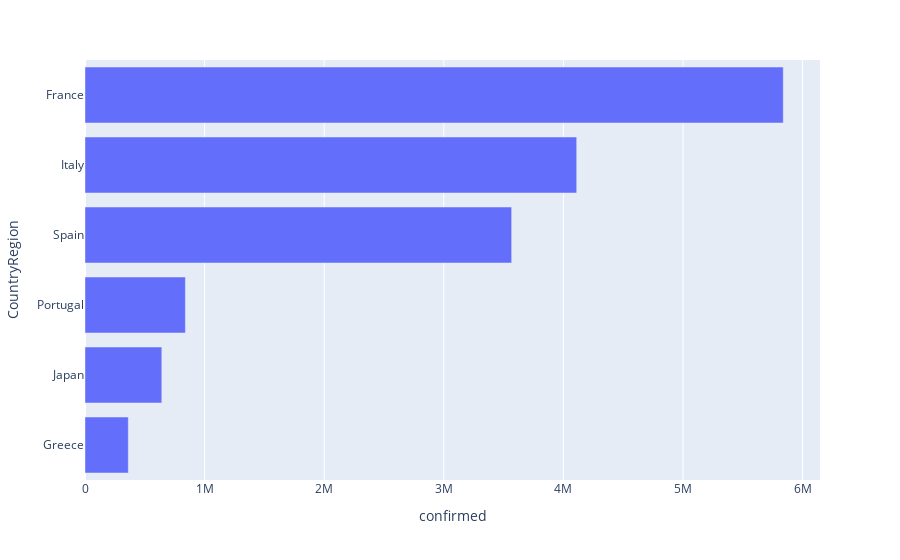

The code cell stored with this chart in its notebook:
### Markdown cell above
### Bar plot `plotly.express`

### Code cell
# fig = px.bar(data_frame=df_bar_agg, x="Confirmed", y="CountryRegion")
fig = px.bar(data_frame=df_bar, y="confirmed", x="CountryRegion", orientation='v')
fig = px.bar(data_frame=df_bar, x="confirmed", y="CountryRegion", orientation='h')
fig.show()

### Figure 1 — Plotly figure (JSON) as saved in the notebook; plotly's stock layout.template omitted (floating-point values rounded to 4 significant figures)
{"data": [{"alignmentgroup": "True", "hovertemplate": "confirmed=%{x}<br>CountryRegion=%{y}<extra></extra>", "legendgroup": "", "marker": {"color": "#636efa", "pattern": {"shape": ""}}, "name": "", "offsetgroup": "", "orientation": "h", "showlegend": false, "textposition": "auto", "type": "bar", "x": [362004, 642146, 839582, 3567408, 4111210, 5838294], "xaxis": "x", "y": ["Greece", "Japan", "Portugal", "Spain", "Italy", "France"], "yaxis": "y"}], "layout": {"barmode": "relative", "legend": {"tracegroupgap": 0}, "margin": {"t": 60}, "xaxis": {"anchor": "y", "domain": [0, 1], "title": {"text": "confirmed"}}, "yaxis": {"anchor": "x", "domain": [0, 1], "title": {"text": "CountryRegion"}}}}
